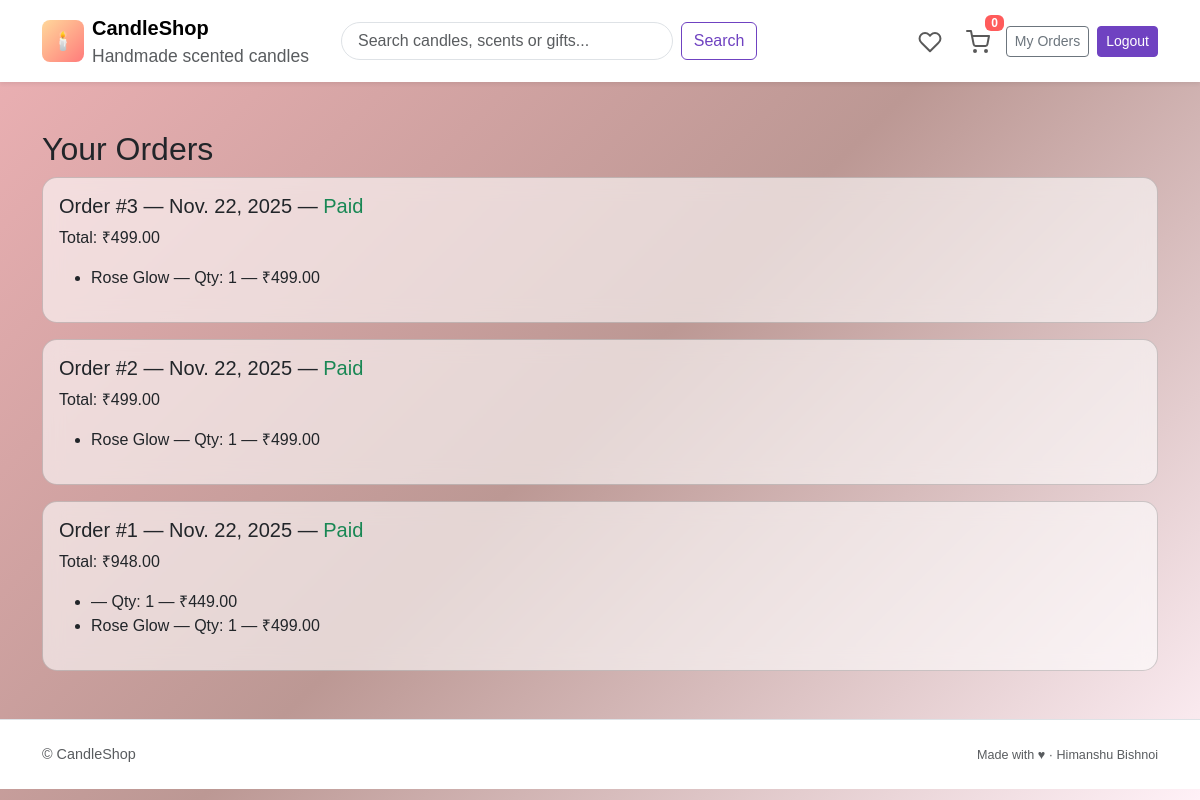
Page /orders/ (signed in) on the committed database.
### shop/models.py (models this page shows, shortened)
class Order(models.Model):
    user = models.ForeignKey(User, on_delete=models.CASCADE, related_name='orders')
    created_at = models.DateTimeField(auto_now_add=True)
    paid = models.BooleanField(default=False)
    total = models.DecimalField(max_digits=10, decimal_places=2, default=0)

class OrderItem(models.Model):
    order = models.ForeignKey(Order, on_delete=models.CASCADE, related_name='items')
    product = models.ForeignKey(Product, on_delete=models.SET_NULL, null=True)
    quantity = models.PositiveIntegerField()
    price = models.DecimalField(max_digits=8, decimal_places=2)

class Product(models.Model):
    category = models.ForeignKey(Category, on_delete=models.CASCADE, related_name='products', null=True, blank=True)
    name = models.CharField(max_length=200)
    slug = models.SlugField(unique=True)
    description = models.TextField(blank=True)
    price = models.DecimalField(max_digits=8, decimal_places=2)
    stock = models.PositiveIntegerField(default=10)
    image = models.ImageField(upload_to='candles/')
    is_active = models.BooleanField(default=True)
    created_at = models.DateTimeField(auto_now_add=True)

### shop/views.py (the view)
# urls.py: path('orders/', views.order_history, name='order_history'),
@login_required
def order_history(request):
    orders = request.user.orders.order_by('-created_at')
    return render(request, 'shop/order_history.html', {'orders': orders})

### shop/templates/shop/order_history.html
{% extends 'shop/base.html' %}
{% load static %}
{% block content %}
<h2>Your Orders</h2>
{% if orders %}
  {% for o in orders %}
    <div class="card mb-3">
      <div class="card-body">
        <h5>Order #{{ o.id }} — {{ o.created_at.date }} — {% if o.paid %}<span class="text-success">Paid</span>{% else %}<span class="text-warning">Pending</span>{% endif %}</h5>
        <p>Total: ₹{{ o.total }}</p>
        <ul>
          {% for it in o.items.all %}
            <li>{{ it.product.name }} — Qty: {{ it.quantity }} — ₹{{ it.price }}</li>
          {% endfor %}
        </ul>
      </div>
    </div>
  {% endfor %}
{% else %}
  <p>You have no orders yet.</p>
{% endif %}
{% endblock %}

### shop/static/shop/css/style.css (style rules this page uses)
:root { --brand:#6f42c1; --accent:#ff7b7b; --muted:#6c757d; --bg:#f7f8fb; }
body { background: linear-gradient(135deg, #eba7abe3, #bc9894, #fff1f7); background-attachment: fixed; background-size: cover; background-repeat: no-repeat; font-family: 'Poppins', sans-serif; }
.card { backdrop-filter: blur(10px); background: rgba(255, 255, 255, 0.6); border-radius: 15px; }

### rows in the picture
Order: id "3", created_at "Nov. 22, 2025", paid "Paid", total "499.00"
OrderItem: product.name "Rose Glow", quantity "1", price "499.00"
Order: id "2", created_at "Nov. 22, 2025", paid "Paid", total "499.00"
OrderItem: product.name "Rose Glow", quantity "1", price "499.00"
Order: id "1", created_at "Nov. 22, 2025", paid "Paid", total "948.00"
OrderItem: quantity "1", price "449.00"
OrderItem: product.name "Rose Glow", quantity "1", price "499.00"

### other values in the picture
{{ request.session.cart|length }} "0"
